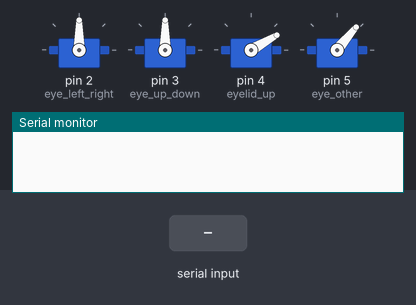
This sketch was run on a simulated Arduino Uno, built with avr-gcc and run on an emulated ATmega328P. On the bench: 4 × servo, the last lines printed to the serial monitor. The inputs (shaded band) are chosen by the test bench.

Above: at 1.2 s.
1.3 s: byte 7 (7) received over Serial
At 2.4 s:
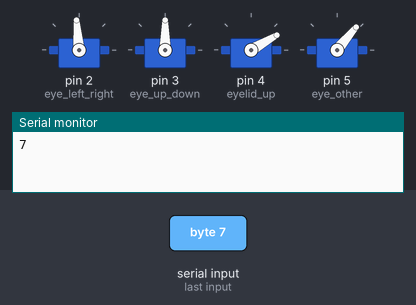
2.8 s: byte 7 (7) received over Serial
At 5.6 s:
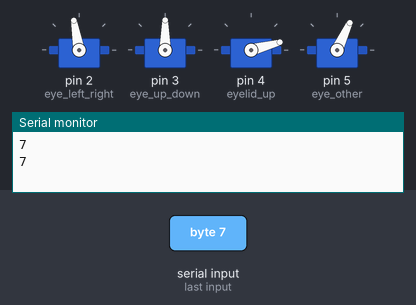
5.8 s: byte 2 (2) received over Serial
At 10.05 s:
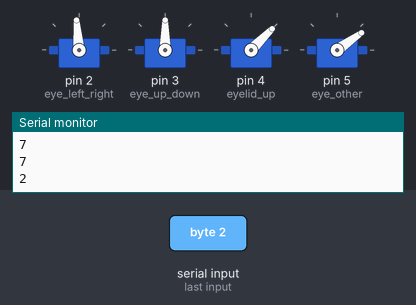
Timing chart, 0 to 16.3 s (numbered marks = the images above; inputs shaded):
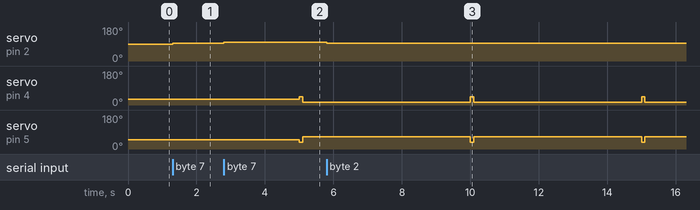

The sketch:

eye_movement_v1.ino
```cpp
#include <Servo.h>

//CW -> towards zero (looking at servo)


Servo eye_left_right;
Servo eye_up_down;

Servo eyelid_up;
Servo myservo3;
Servo myservo4;
// Servo myservo5;
// Servo myservo6;
// Servo myservo7;
Servo eye_other;

int eye_left_right_angle = 90;
int eye_up_down_angle = 90;

int eyelid_up_angle = 30;
int eye_other_angle = 50;

int limit = 20, increment = 5;

int eye_change = 15;


unsigned long previousMillis = 0;     // Store the last time the servo moved
const unsigned long interval = 5000;  // 5 seconds in milliseconds
const unsigned long interval_blink = 100;


void setup() {
  // put your setup code here, to run once:
  Serial.begin(115200);

  eye_left_right.attach(2);
  eye_up_down.attach(3);

  eyelid_up.attach(4);
  //myservo4.attach(5);
  // myservo5.attach(6);
  // myservo6.attach(7);
  // myservo7.attach(8);
  // myservo8.attach(9);

  eye_left_right.write(90);
  eye_up_down.write(90);
  eyelid_up.write(eyelid_up_angle);

  eye_other.attach(5);
  eye_other.write(eye_other_angle);
}

void loop() {

  unsigned long currentMillis = millis();  // Get the current time

  if (Serial.available() > 0) {


    // Serial.println(Serial.parseInt());
    int receivedValue = 5;
    receivedValue = (int)Serial.read();
    Serial.println(receivedValue);


    if (receivedValue == 7) {
      //go left
      eye_left_right_angle += increment;

    } else if (receivedValue == 2) {
      //go right
      eye_left_right_angle -= increment;

    } else if (receivedValue == 1) {
      //go up
      eye_up_down_angle += increment;
    } else if (receivedValue == 3) {
      //go down
      eye_up_down_angle -= increment;
    } else if (receivedValue == 5) {
      //center
    }

    if (eye_left_right_angle >= 90 + limit)
      eye_left_right_angle -= increment;
    if (eye_left_right_angle <= 90 - limit)
      eye_left_right_angle += increment;

    if (eye_up_down_angle >= 90 + limit)
      eye_up_down_angle -= increment;
    if (eye_up_down_angle <= 90 - limit)
      eye_up_down_angle += increment;

    // Serial.println(eye_left_right_angle);
    eye_left_right.write(eye_left_right_angle);
    eye_up_down.write(eye_up_down_angle);
  }


  if (currentMillis - previousMillis >= interval) {
    // It's time to move the servo
    previousMillis = currentMillis;  // Save the last time the servo moved


    eyelid_up.write(eyelid_up_angle - eye_change);
    eye_other.write(eye_other_angle + eye_change);
    // eye_change = -eye_change;
    // delay(interval_blink);
    eyelid_up.write(eyelid_up_angle + eye_change);
     eye_other.write(eye_other_angle - eye_change);

    delay(interval_blink);
    eyelid_up.write(eyelid_up_angle - eye_change);
    eye_other.write(eye_other_angle + eye_change);


  }
}
```

Measured:
- after the input at 1.3 s, servo on pin 2 (eye_left_right): 90° → 95° at once
- after the input at 2.8 s, servo on pin 2 (eye_left_right): 95° → 100° at once
- after the input at 5.8 s, servo on pin 2 (eye_left_right): 100° → 95° at once
- by itself, servo on pin 4 (eyelid_up): alternates 45° for 0.10 s and 15° for 4.9 s
- by itself, servo on pin 5 (eye_other): alternates 65° for 4.9 s and 35° for 0.10 s
